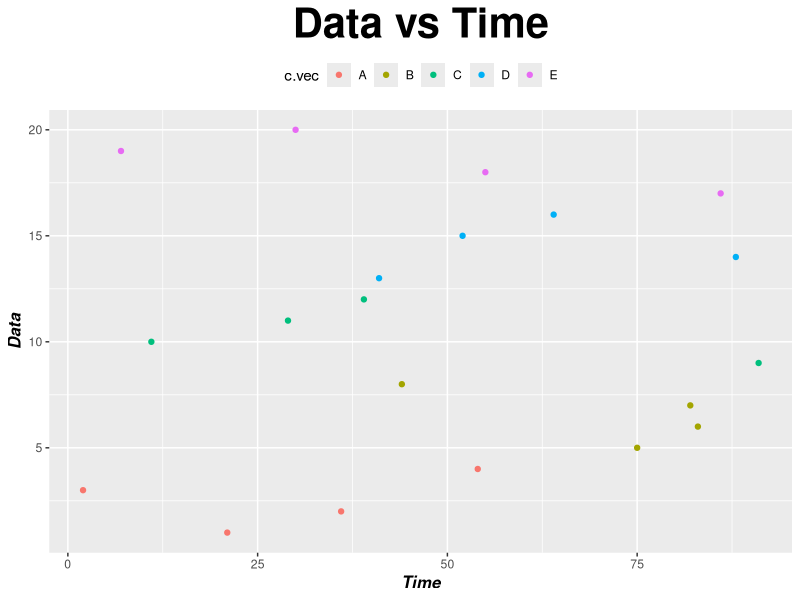

Write the R code that produced this figure.
## ---- chunk 1
X <- 1
class(X) #Numeric Value

y <- 8L
class(y) #Integer Value

z <- X * 1i
class(z) #Complex Value

a <- 8 > 7
class(a) #Logical Value

b <- "Science"
class(b) #Character Value

v <-c(X, y, z, a, b) #Vector
v
## ---- chunk 2
t.vec <-c(1:20)
d.vec <-c(21, 36, 2, 54, 75, 83, 82, 44, 91, 11, 29, 39, 41, 88, 52, 64, 86, 55, 7, 30)

8 * 9    # 72
8 + 9    # 17
10 - 4   # 6
12 / 3   # 4
12 %% 6  # 0
4 ^ 4    # 256
16 > 12  # True
16 < 12  # False
8 >= 8   # True
8 == 8   # True
7 <= 6   # False
74 != 8  # True
t.vec > 10 & t.vec < 15 # A vector indicating all values between 10 and 15 as True
t.vec < 10 | t.vec > 15 # A vector indicating all values between 10 and 15 as False 
isTRUE(length(d.vec) == 20) # False
## ---- chunk 3
Twilight_Sparkle <- 105
Pinkie_Pie <- 65

if (Twilight_Sparkle > Pinkie_Pie){
  print("Twilight is best pony!")
  } else 
    print("Pinkie in best pony!")

if (X > 2) {
  print("The time has come")
  } else if (y > 8) {
    print("There is much to do, boy")
    } else 
      print("There is plenty of time")
## ---- chunk 4

burn.it <- function(x) {
burn <- x / x
return (burn)
}
burn.it(15) # The answer is 1

code.it <- function(x) {
code <-c(x, 0, 1, 1, 0, 0, 0, 1)
return (code)
}
code.it(1) #Returns a vector of eight zeros as ones as a joke. 
## ---- chunk 5

D.frame <-data.frame(t.vec, d.vec)
D.frame

D.matrix <-matrix(t.vec, d.vec, ncol = 2, nrow = 20)
D.matrix

D.array <-array(1:27, c(3, 3, 3))
D.array

W <-list(d.vec, t.vec)
W
## ---- chunk 6
Main_Six <-data.frame(matrix(ncol=3, nrow=6))
Main_Six
b.col <-c("Name", "Color", "Element")
b.row <-c("Pony 1", "Pony 2", "Pony 3","Pony 4", "Pony 5", "Pony 6")
colnames(Main_Six) <- b.col
row.names(Main_Six) <- b.row
Main_Six
names.vec <-c("Twilight Sparkle", "Apple Jack", "Pinkie Pie", "Rarity", "Rainbow Dash", "Fluttershy")
color.vec <-c("Purple", "Orangle", "Pink", "White", "Blue", "Yellow")
element.vec <-c("Magic", "Honesty", "Laughter", "Generosity", "Loyalty", "Kindness")
Main_Six[,1] <-names.vec
Main_Six[,2] <-color.vec
Main_Six[,3] <-element.vec
Main_Six
## ---- chunk 7
library(ggplot2)
c.vec <-c("A", "A", "A", "A","B", "B", "B", "B", "C", "C", "C", "C", "D", "D", "D", "D", "E", "E", "E", "E")
D.frame2 <- data.frame(t.vec, d.vec, c.vec)
par(mar=c(1,1,1,1))
p <- qplot(d.vec, t.vec, data=D.frame2, color=c.vec, 
       xlab="Time", ylab="Data", main="Data vs Time")
p + theme(axis.title=element_text(face="bold.italic",
                                  size="12", 
                                  color="black"), 
          legend.position="top",
          plot.title = element_text(face="bold",
                                    size = "30", color = "black",
                                    hjust = 0.5))

model1 <-aov(d.vec ~ c.vec + t.vec, data=D.frame2)
summary(model1)
